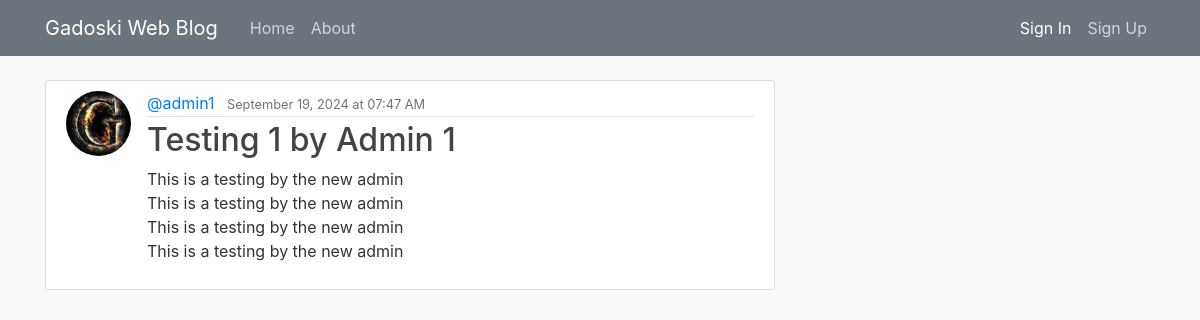
Page /post/7 on the committed database.
### flaskblog/models.py (models this page shows, shortened)
class User(db.Model, UserMixin):
    id = db.Column(db.Integer, primary_key=True)
    username = db.Column(db.String(22), unique=True, nullable=False)
    email = db.Column(db.String(120), unique=True, nullable=False)
    profile_image = db.Column(db.String(120), nullable=False, default='static/images/default.jpg')
    password = db.Column(db.String(120), nullable=False)
    posts = db.relationship('Post', backref='author', lazy=True)
    bio = db.Column(db.Text, nullable=True)

class Post(db.Model):
    id = db.Column(db.Integer, primary_key=True)
    title = db.Column(db.String(100), nullable=False)
    date_posted = db.Column(db.DateTime, nullable=False, default=datetime.utcnow)
    content = db.Column(db.Text, nullable=False)
    user_id = db.Column(db.Integer, db.ForeignKey('user.id'), nullable=False)

### flaskblog/posts/routes.py (the view)
@posts.route('/post/<int:post_id>')
def post(post_id):
    post = Post.query.get_or_404(post_id)
    return render_template('post.html', title='post.title', post=post)

### flaskblog/templates/post.html (shortened to what this page needs)
{% extends "layout.html" %} {% block data %}
<article class="media content-section">
  <img
    class="rounded-circle article-img"
    src="{{ url_for('static', filename='images/' + post.author.profile_image) }}"
    alt="Profile Picture"
  />
  <div class="media-body">
    <div class="article-metadata">
      <a
        class="mr-2"
        href="{{ url_for('users.userPosts', username=post.author.username) }}"
        >@{{ post.author.username }}</a
      >
      <small class="text-muted"
        >{{ post.date_posted.strftime('%B %d, %Y at %H:%M %p') }}</small
      >
    </div>
    <h2 class="article-title" href="#">{{ post.title }}</h2>
    <p class="article-content">{{ post.content }}</p>
  </div>
</article>
{% endblock data %}

### flaskblog/static/main.css (style rules this page uses)
body { background: #fafafa; color: #333333; margin-top: 5rem; }
h1, h2, h3, h4, h5, h6 { color: #444444; }
.content-section { background: #ffffff; padding: 10px 20px; border: 1px solid #dddddd; border-radius: 3px; margin-bottom: 20px; }
.article-title { color: #444444; }
.article-content { white-space: pre-line; }
.article-img { height: 65px; width: 65px; margin-right: 16px; }
.article-metadata { padding-bottom: 1px; margin-bottom: 4px; border-bottom: 1px solid #e3e3e3 }

### rows in the picture
User: profile_image (placeholder picture), author.username "admin1"
Post: date_posted "September 19, 2024 at 07:47 AM", title "Testing 1 by Admin 1", content "This is a testing by the new admin This is a testing by the new admin This is a testing by the new admin This is a testing by the new admin"
